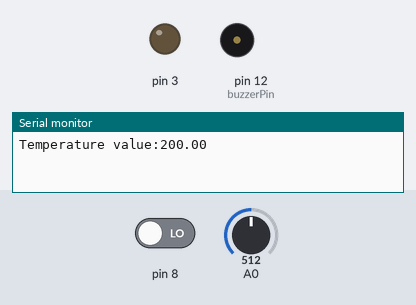
Simulated run of this sketch. Board: Arduino Uno, built with avr-gcc and run on an emulated ATmega328P. Parts: output pins drawn as LEDs (lit = HIGH), buzzer (waves = sounding, pin HIGH), the last lines printed to the serial monitor. Inputs (shaded band) come from the test bench; at power-on: pin 8 LOW, A0 = 512.

Above: at 0.1 s.
At 1.8 s:
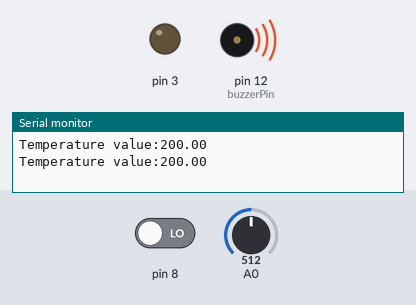
1.9 s: pin 8 driven HIGH
At 3.2 s:
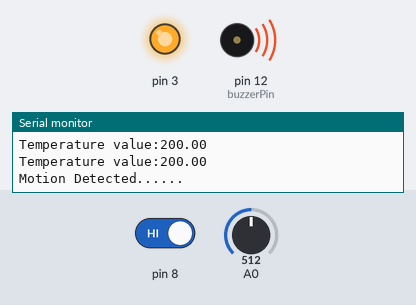
Timing chart, 0 to 4.9 s (numbered marks = the images above; inputs shaded):
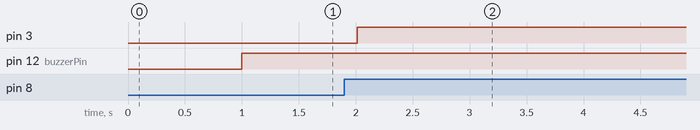

Measured:
- after the input at 1.9 s, pin 3: LOW → HIGH after 0.11 s

The sketch:

HOME_AUTOMATION_CODE.ino
```cpp
// C++ code

//
#include<Servo.h>

const int buzzerPin = 12;

void setup()
{


  pinMode(3,OUTPUT);
  pinMode(8,INPUT);
  pinMode(buzzerPin, OUTPUT);

  Serial.begin(9600);

}


void loop()
{

  int a = digitalRead(8);
  if ( a == 1){
    Serial.println("Motion Detected......");// motion detection
    delay(10);
     for(int i = 0;i <= 90;i++){
 digitalWrite(3,HIGH);
   delay(20);
}    // Door opening
  delay(10000);

  for(int i=90;i>=0;i--){
  digitalWrite(3,LOW) ;
   delay(20); //Door closing
}
    delay(1000);

  }
   double b = analogRead(A0);
    double t = (((b/1024)*5)-0.5)*100;
    Serial.print("Temperature value:");// temperature detection
    Serial.println(t);

    delay (1000);
   if ( t >=100)


  {

    digitalWrite(buzzerPin, HIGH); // if high temperature buzzer on

  }
  else
  {
    digitalWrite(buzzerPin, LOW); // if low temperature no buzzer on

  }
  }
```
